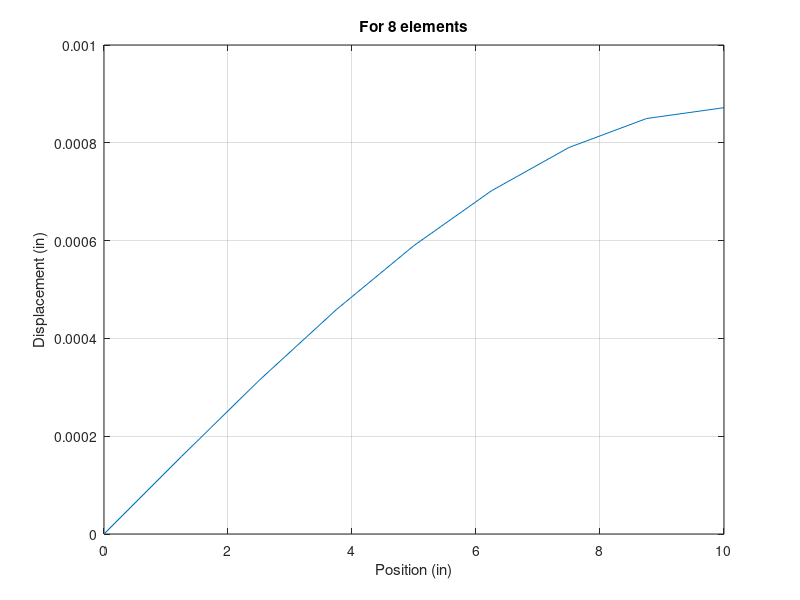
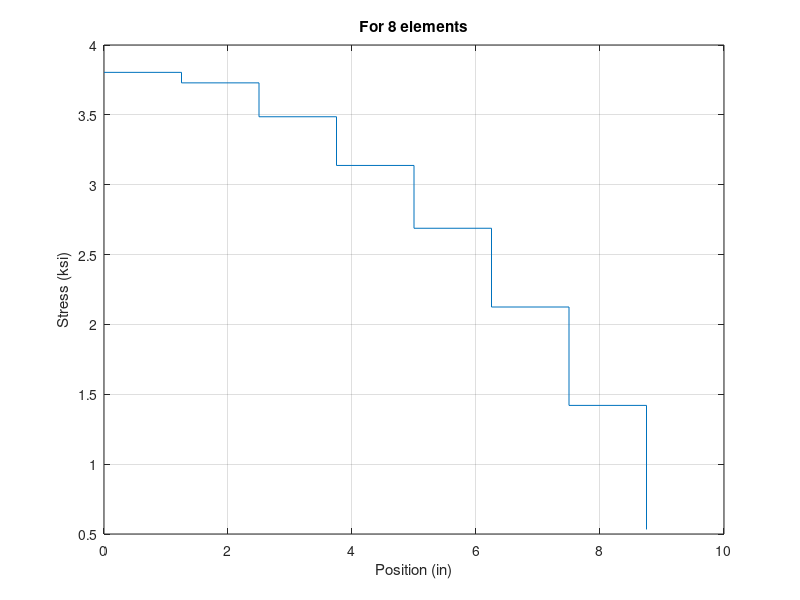

The MATLAB script that drew these images, in order:
%% FEA of tapered elastic bar with mesh of 4 and 8 elements
clear all;
close all;
Ne=8; N=Ne+1; 
TL=10; 
L=(TL/Ne); 
A_1(1)=1;
A_1(N)=2; 
% Area at nodes
for x=2:Ne
A_1(x)=A_1(x-1)+(TL/(Ne*10)); 
end
% Matrix reversal
At=flip(A_1); 
% finding average
for x=1:Ne
A(x)=((At(x)+At(x+1))/2); 
end
E=30e3*ones(1,Ne); 
% To calculate the body force
y=0;
for x=0:L:TL
    y=y+1;
    b(y)=(x/(1+x));
end
for x=1:Ne
    y=0;
    y=y+1;
    be(x,y)=((2*b(x))+b(x+1));
    be(x,y+1)=(b(x)+(2*b(x+1)));
end

bv(1,1)=(L/6)*be(1,1);

for x=2:Ne
    bv(x,1)=(L/6)*(be(x-1,2)+be(x,1));
end

bv(N,1)=(L/6)*be(Ne,2);

%Index of element nodes 
for x=1:Ne
    for i=1:2
        IEN(x,i)=x+(i-1);
    end
end

K = zeros(N,N);
for x=1:Ne
    k=E(x)*A(x)/L;
    ke=k*[1, -1; -1, 1];
    node = IEN(x,:);
    K(node,node) = K(node,node) + ke(1:2,1:2);
end

Be=bv([2:N]);        % Reduced force matrix
Ke=K([2:N],[2:N]);  % Reduced Stiffness matrix
de=Ke\Be;           % To compute displacement
d(1,1)=0;           % Displacement at the fixed end 

for x=1:Ne
d(x+1,1)=de(x,1);
end

figure(1)
plot(0:TL/Ne:TL,d)
xlabel('Position (in)');
ylabel('Displacement (in)');
grid on
title(['For ' num2str(Ne) ' elements']);

%To compute stress
for x=1:Ne
S(x)=(E(x)*(d(x+1)-d(x)))/L;
end
figure(2)
stairs([0:TL/Ne:TL-1],S)
xlabel('Position (in)');
ylabel('Stress (ksi)');
grid on
title(['For ' num2str(Ne) ' elements']);
